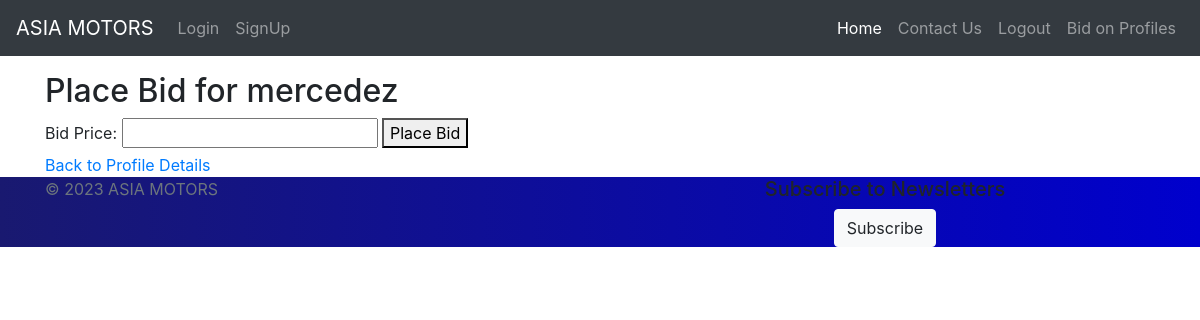
/auction/profiles/2/bid/, run on an earlier commit of the app's database.
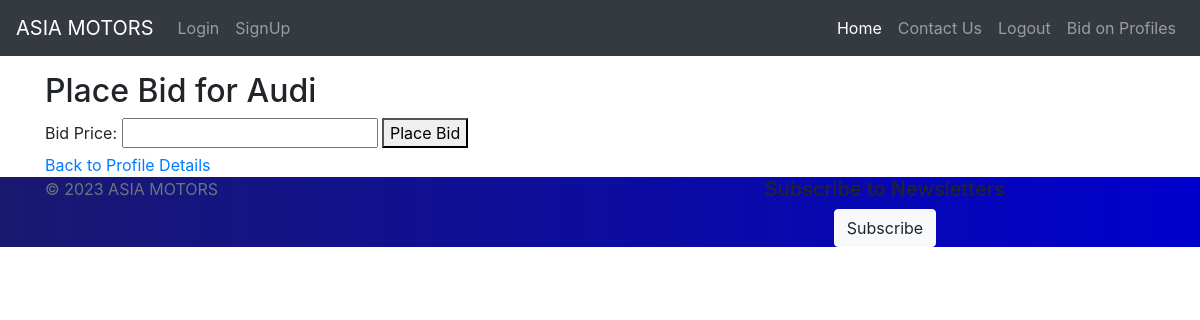
And on a later commit of the database.
### showroom/models.py (models this page shows, shortened)
class Profile(models.Model):
    name = models.CharField(max_length=50)
    variant = models.CharField(max_length=50)
    engine = models.PositiveIntegerField()
    year = models.PositiveIntegerField()
    mat = [
        ('yes','INSURED '),
        ('no','NOT INSURED '),
    ]
    insured = models.CharField(max_length=3 , choices=mat )
    pic = models.ImageField(null = True)
    addpic = models.ImageField(null= True, blank= True)
    price = models.PositiveBigIntegerField(null = True , blank= True)
    Mileage = models.PositiveIntegerField(help_text= "In KMs", null = True, blank = True)
    contact  = models.EmailField(null = True)
    bid_start_date = models.DateTimeField()
    bid_end_date = models.DateTimeField()

### auction/views.py (the view)
# urls.py: path('profiles/<int:profile_id>/bid/', place_bid, name='place_bid'),
def place_bid(request, profile_id):
    profile = get_object_or_404(Profile, pk=profile_id)
    if request.method == 'POST':
        bid_price = request.POST.get('bid_price')
        Bid.objects.create(profile=profile, user=request.user, bid_price=bid_price)
    return render(request, 'auction/place_bid.html', {'profile': profile})

### auction/templates/auction/place_bid.html (shortened to what this page needs)
{% extends 'auction/base.html' %}
{% block content %}
<h2>Place Bid for {{ profile.name }}</h2>
<form method="post" action="{% url 'auction:place_bid' profile.id %}">
    <label for="bid_price">Bid Price:</label>
    <input type="number" name="bid_price" required>
    <button type="submit">Place Bid</button>
</form>
<a href="{% url 'auction:profile_detail' profile.id %}">Back to Profile Details</a>
{% endblock %}

What changed in the data, as far as the page shows it:
changed Profile: name "mercedez" → "Audi"
